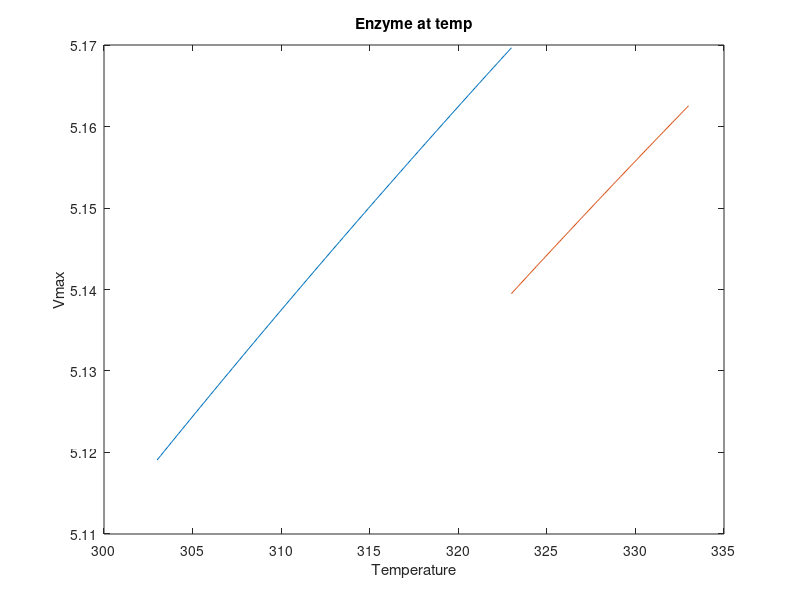

Reproduce this figure in MATLAB.
%Determines k value based on temperatures.
%Coleslaw_final setup_model_1 "CFM1"
% author: Sebastian Alvarez
% version 1.0
% since July 11th 2019
% changes: Jean-David Rousseau

function [k] = TempToKVal(~)
% hardcoded values cuz tests
Tmin = 303;
Tmax = 333;
Tswitch = 323;
Ea = 400;
A = 1;
kd = -5.85154*10^-6;
Eo = 6;
R = 8.314;
t = 1000;

% growth
Tg = linspace(Tmin,Tswitch);
v1 = A*Eo*exp(-Ea./(R.*Tg)); 
% decay
Td = linspace(Tswitch,Tmax);
v2 = A*Eo*exp(-Ea./(R.*Td)+kd*t); 

figure
plot(Tg,v1,Td,v2);
xlabel('Temperature');
ylabel('Vmax'); 
title('Enzyme at temp'); 
end